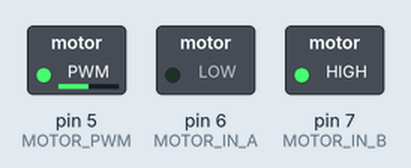
This sketch was run on a simulated Arduino Uno, built with avr-gcc and run on an emulated ATmega328P. Parts: switched loads named in the sketch (green lamp = pin HIGH).

Above: at 0.1 s.
Timing chart, 0 to 1.6 s (numbered marks = the images above):
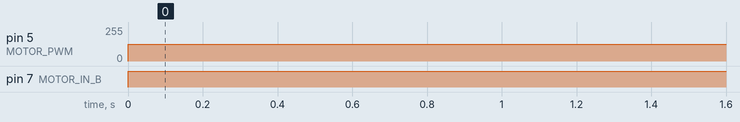

Measured:
- by itself, pin 5 (MOTOR_PWM): 0/255 → 127/255 at 0.00 s
- by itself, pin 7 (MOTOR_IN_B): LOW → HIGH at 0.00 s

The sketch:

Motor_Test.ino
```cpp
// motor PWM
const int MOTOR_PWM = 5;

// change direction of motors
// A = 1, B = 1 -- brake to Vcc
// A = 1, B = 0 -- clockwise
// A = 0, B = 1 -- counterclockwise
// A = 0, B = 0 -- brake to GND
const int MOTOR_IN_A = 6;
const int MOTOR_IN_B = 7;

void setup() {
  Serial.begin(9600);

  // Arduino pins to motor driver
  pinMode(MOTOR_PWM, OUTPUT);
  pinMode(MOTOR_IN_A, OUTPUT);
  pinMode(MOTOR_IN_B, OUTPUT);
}

void loop() {
  // PWM values: 25% = 64; 50% = 127; 75% = 191; 100% = 255
  // control speed
  analogWrite(MOTOR_PWM, 127);

  // turn counter-clockwise
  digitalWrite(MOTOR_IN_A, LOW);
  digitalWrite(MOTOR_IN_B, HIGH);

  delay(10);
}
```
